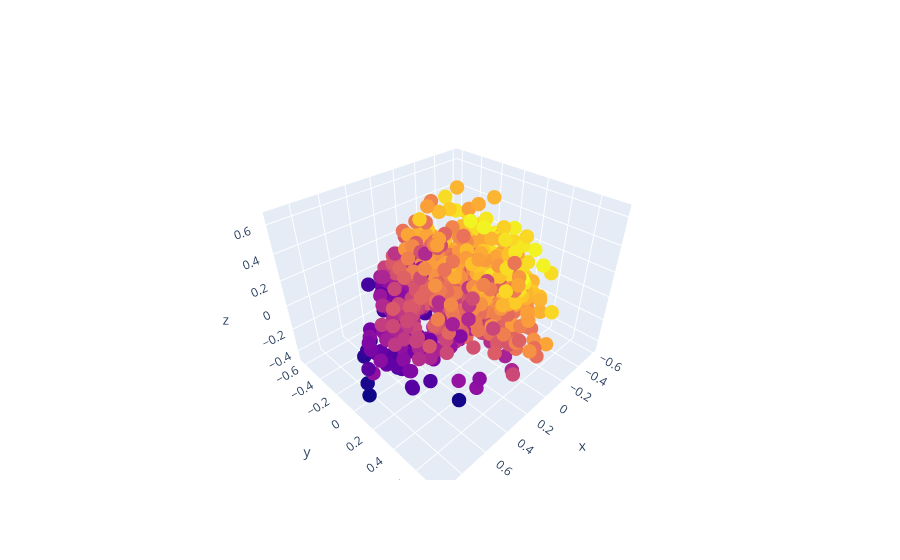

Here is the notebook cell this chart was saved with:
### Code cell
from sklearn.decomposition import PCA
from sklearn.preprocessing import MinMaxScaler
chosen = [ "liveness_%", "valence_%", "speechiness_%", "acousticness_%", "danceability_%", "instrumentalness_%"]
text1 = df["artist(s)_name"] + " - " + df["track_name"]
text2 = text1.values
X = df[chosen].values
y = df["danceability_%"].values
min_max_scaler = MinMaxScaler()
X = min_max_scaler.fit_transform(X)
pca = PCA(n_components=3)
pca.fit(X)
X = pca.transform(X)
import plotly.offline as py
py.init_notebook_mode(connected=True)
import plotly.graph_objs as go
import plotly.tools as tls
trace = go.Scatter3d(
    x=X[:,0],
    y=X[:,1],
    z=X[:,2],
    text=text2,
    mode="markers",
    marker=dict(
        size=5,
        color=y
    ))
fig = go.Figure(data=[trace])
py.iplot(fig, filename="test-graph")

### Figure 1 — Plotly figure (JSON) as saved in the notebook; plotly's stock layout.template omitted (floating-point values rounded to 4 significant figures; data arrays with more than 128 entries replaced by an {"elided": "..."} marker saying what was removed)
{"data": [{"marker": {"color": {"elided": "952 int values"}, "size": 5}, "mode": "markers", "text": {"elided": "952 str values"}, "type": "scatter3d", "x": {"elided": "952 float values"}, "y": {"elided": "952 float values"}, "z": {"elided": "952 float values"}}], "layout": {}}
